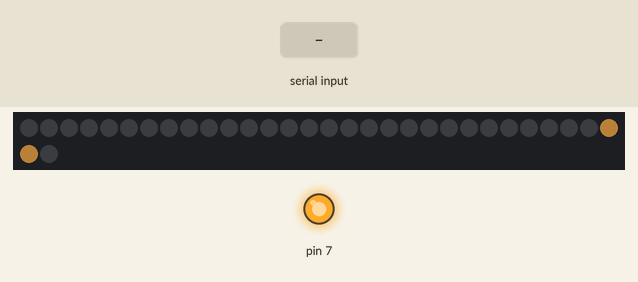
This sketch was run on a simulated Arduino Uno, built with avr-gcc and run on an emulated ATmega328P. On the bench: 32 RGB LEDs in strip order, left to right, continuing on the next row, output pins drawn as LEDs (lit = HIGH). The inputs (shaded band) are chosen by the test bench. Dim RGB values are drawn brighter than linear; colours are those a GRB WS2812 strip shows for the declared byte order; what the sketch prints to the serial monitor is not drawn.

Above: at 0.5 s.
3.9 s: "x" received over Serial
At 4.6 s:
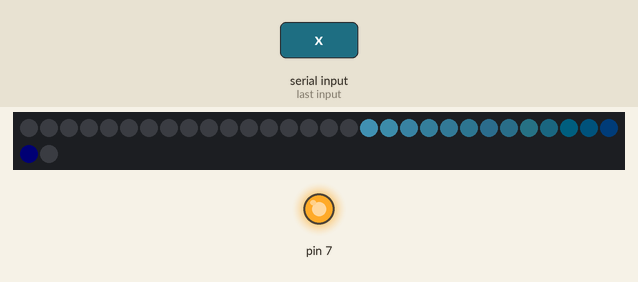
5.5 s: "a" received over Serial
At 8.55 s:
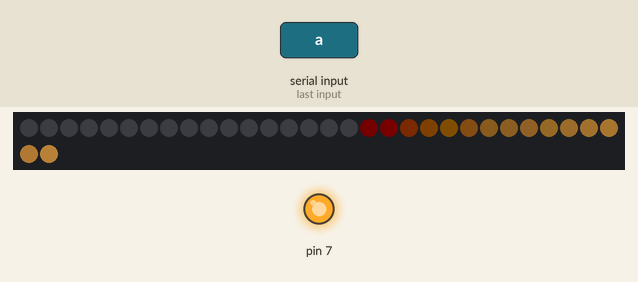
Timing chart, 0 to 10.1 s (numbered marks = the images above; inputs shaded):
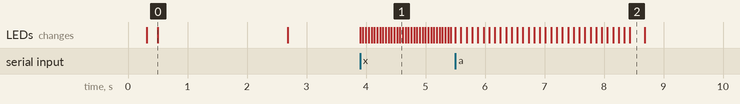

The sketch:

FallingStar_SerialTeensyPropShield.ino
```cpp
#include "FastLED.h"

// How many leds in your strip?
#define NUM_LEDS 32

// For led chips like Neopixels, which have a data line, ground, and power, you just
// need to define DATA_PIN.  For led chipsets that are SPI based (four wires - data, clock,
// ground, and power), like the LPD8806, define both DATA_PIN and CLOCK_PIN
#define DATA_PIN 11

#define DEFAULT_DURATION 3000
#define CAUGHT_DURATION 1500

// Define the array of leds
CRGB leds[NUM_LEDS];


void setup() {
  Serial.begin(9600);
  Serial.println("resetting");
  LEDS.addLeds<WS2812, DATA_PIN, RGB>(leds, NUM_LEDS);
  LEDS.setBrightness(84);


  pinMode(7, OUTPUT);
  digitalWrite(7, HIGH);  // enable access to LEDs

  fireLED(DEFAULT_DURATION / 10);

}

void fadeall() {
  for (int i = 0; i < NUM_LEDS; i++) {
    leds[i].nscale8(200);
  }
}
void alloff() {
  for (int i = 0; i < NUM_LEDS; i++) {
    leds[i] = CRGB(0, 0, 0);
  }
}

void loop() {

  int incomingByte;

  if (Serial.available() > 0) {
    incomingByte = Serial.read();
  }

  if (incomingByte == 'a') {
    fireLED(DEFAULT_DURATION);
  }

  if (incomingByte == 'x') {
    caughtLED(CAUGHT_DURATION);

  }
}

void fireLED(int duration) {

  static uint8_t hue = 0;

  int delayIncrement = duration / NUM_LEDS;

  // First slide the led in one direction
  for (int i = 0; i < NUM_LEDS; i++) {
    // Set the i'th led to red
    leds[i] = CHSV(75, 128, 255);
    // Show the leds
    FastLED.show();
    // now that we've shown the leds, reset the i'th led to black
    // leds[i] = CRGB::Black;
    fadeall();
    // Wait a little bit before we loop around and do it again
    delay(delayIncrement);
  }

  for (int i = 0; i < 200; i++) {

    fadeall();
    leds[30] = CHSV(75, 128, 255);
    leds[29] = CHSV(75, 128, 255);
    FastLED.show();
    delay(10);
  }

  alloff();
  FastLED.show();
}

void caughtLED(int duration) {
  static uint8_t hue = 0;
  int delayIncrement = duration / NUM_LEDS;

  for (int i = NUM_LEDS - 1; i >= 0; i--) {
    // Set the i'th led to red
    leds[i] = CHSV(200, 128, 255);
    // Show the leds
    FastLED.show();
    // now that we've shown the leds, reset the i'th led to black
    // leds[i] = CRGB::Black;
    fadeall();
    // Wait a little bit before we loop around and do it again
    delay(delayIncrement);
  }
  alloff();
  FastLED.show();
}
```

Measured:
- after the input at 3.9 s, the LEDs: first change at once (image 1 shows a later state)
- after the input at 5.5 s, the LEDs: first change at once (image 2 shows a later state)
